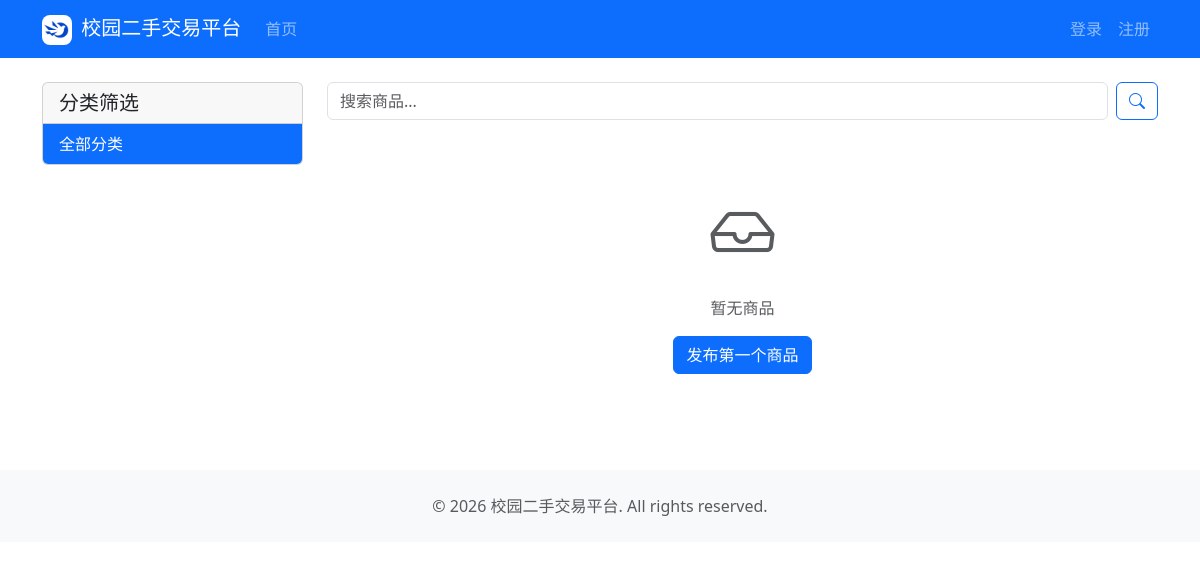
/products/, run on an earlier commit of the app's database.
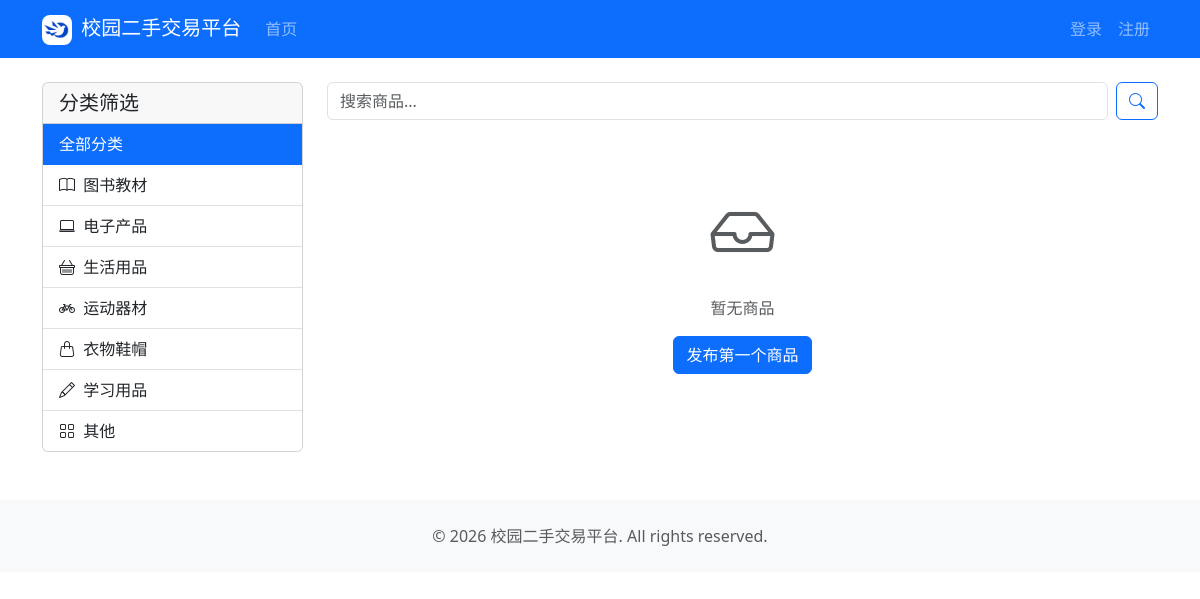
And on a later commit of the database.
### app/models/category.py (models this page shows, shortened)
class Category(db.Model):
    __tablename__ = "categories"
    id = db.Column(db.Integer, primary_key=True, autoincrement=True)
    name = db.Column(db.String(64), nullable=False)
    description = db.Column(db.String(256), nullable=True)
    icon = db.Column(db.String(64), nullable=True)
    sort_order = db.Column(db.Integer, default=0)
    products = db.relationship("Product", back_populates="category", lazy="dynamic")

### app/blueprints/product/routes.py (the view)
@bp.route("/")
def index():
    page = request.args.get("page", 1, type=int)
    category_id = request.args.get("category", type=int)
    seller_id = request.args.get("seller", type=int)
    keyword = request.args.get("q", "").strip()
    query = Product.query
    if seller_id:
        query = query.filter_by(seller_id=seller_id)
    else:
        query = query.filter_by(status="active")
    if category_id:
        query = query.filter_by(category_id=category_id)
    if keyword:
        query = query.filter(
            Product.title.ilike(f"%{keyword}%")
            | Product.description.ilike(f"%{keyword}%")
        )
    products = query.order_by(Product.created_at.desc()).paginate(
        page=page, per_page=12, error_out=False
    )
    categories = Category.query.order_by(Category.sort_order).all()
    return render_template(
        "product/index.html",
        products=products,
        categories=categories,
        current_category_id=category_id,
        keyword=keyword,
    )

### app/templates/product/index.html (shortened to what the changed rows need)
{% extends "base.html" %}
{% block content %}
<div class="row">
    <div class="col-md-3">
        <div class="card">
            <div class="list-group list-group-flush">
                <a href="{{ url_for('product.index', q=keyword) }}"
                   class="list-group-item list-group-item-action {{ 'active' if not current_category_id }}">
                    全部分类
                </a>
                {% for cat in categories %}
                <a href="{{ url_for('product.index', category=cat.id, q=keyword) }}"
                   class="list-group-item list-group-item-action {{ 'active' if current_category_id == cat.id }}">
                    <i class="bi {{ cat.icon or 'bi-grid' }} me-1"></i> {{ cat.name }}
                </a>
                {% endfor %}
            </div>
        </div>
    </div>
</div>
{% endblock %}

What changed in the data, as far as the page shows it:
added Category: name "图书教材"
added Category: name "电子产品"
added Category: name "生活用品"
added Category: name "运动器材"
added Category: name "衣物鞋帽"
added Category: name "学习用品"
added Category: name "其他"
